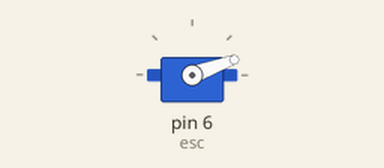
Bench run of a sketch on a simulated Arduino Uno, built with avr-gcc and run on an emulated ATmega328P. Shown: servo.

Above: at 0.1 s.
At 3.1 s:
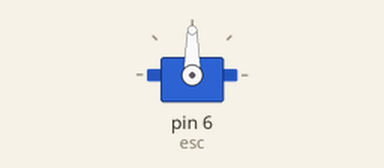
Timing chart, 0 to 4.6 s (numbered marks = the images above):
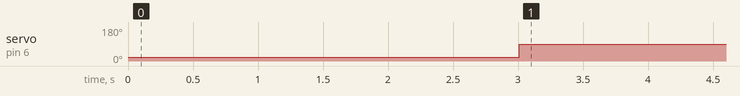

The sketch:

PWMTest.ino
```cpp
/*
 PWMTest

 This program sweeps from 0% to 100% duty cycle on the arduino
 using the built in analogwrite() function.

 The circuit:
 * PWM output attached to pin 9 of the arduino

 Created 10 Dec 2016
 By Sebastian Smith

 */

 #include <Servo.h>

int l1 = 49;
int l2 = 50;
int l3 = 51;
int l4 = 52;
int l5 = 53;
int l6 = 54;
int l7 = 55;
int l8 = 56;
int l9 = 57;

int incomingByte = 0;
Servo esc;

int done = 0;

void setup() {
  Serial.begin(9600);
  esc.attach(6);
  esc.write(20);
  delay(3000);

}

void loop() {

  delay(10);


/*
          // Debug receive from serial monitor
        if (Serial.available() > 0) {
                // read the incoming byte:
                incomingByte = Serial.read();
                // say what you got:
                Serial.print("I received: ");
                Serial.println(incomingByte);
                done = 1;
        }

        if (incomingByte == l1){
          if (done == 1){
             Serial.println("PWM: 0");
             esc.write(0);
             done = 0;
          }
        }


       if (incomingByte == l2){
          if (done == 1){
             Serial.println("PWM: 20");
             esc.write(20);
             done = 0;
          }
        }

       if (incomingByte == l3){
          if (done == 1){
             Serial.println("PWM: 100");
             esc.write(90);
             done = 0;
          }
        }

       if (incomingByte == l4){
          if (done == 1){
             Serial.println("PWM: 254");
             esc.write(110);
             done = 0;
          }
        }

*/

esc.write(90);

}
```

Measured:
- by itself, servo on pin 6 (esc): 20° → 90° at 3.0 s
